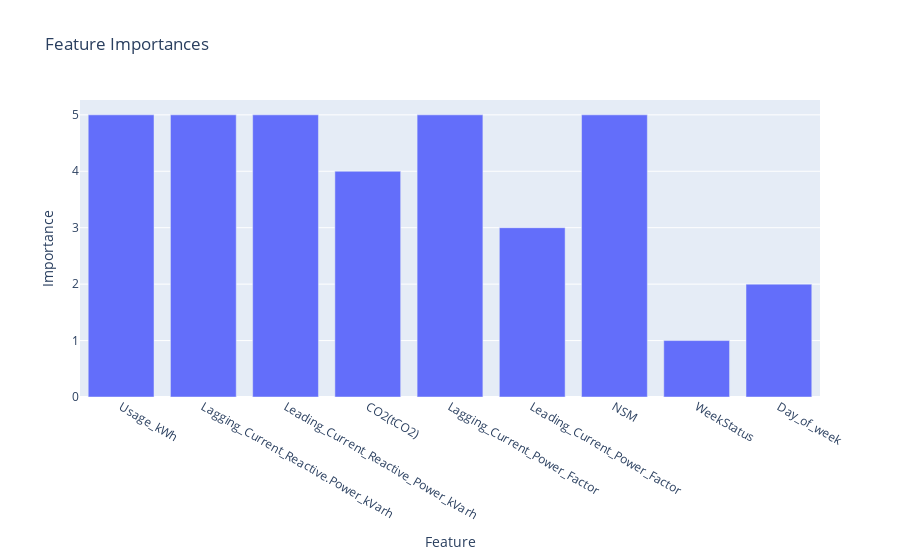

Notebook code cell kept with this figure:
### Code cell
x , y = feature_selection_using_RF(x,y)

### Figure 1 — Plotly figure (JSON) as saved in the notebook; plotly's stock layout.template omitted (floating-point values rounded to 4 significant figures)
{"data": [{"alignmentgroup": "True", "hovertemplate": "Feature=%{x}<br>Importance=%{y}<extra></extra>", "legendgroup": "", "marker": {"color": "#636efa", "pattern": {"shape": ""}}, "name": "", "offsetgroup": "", "orientation": "v", "showlegend": false, "textposition": "auto", "x": ["Usage_kWh", "Lagging_Current_Reactive.Power_kVarh", "Leading_Current_Reactive_Power_kVarh", "CO2(tCO2)", "Lagging_Current_Power_Factor", "Leading_Current_Power_Factor", "NSM", "WeekStatus", "Day_of_week"], "xaxis": "x", "y": [5, 5, 5, 4, 5, 3, 5, 1, 2], "yaxis": "y", "type": "bar"}], "layout": {"xaxis": {"anchor": "y", "domain": [0, 1], "title": {"text": "Feature"}, "type": "category", "range": [-0.5, 8.5], "autorange": true}, "yaxis": {"anchor": "x", "domain": [0, 1], "title": {"text": "Importance"}, "type": "linear", "range": [0, 5.263], "autorange": true}, "legend": {"tracegroupgap": 0}, "title": {"text": "Feature Importances"}, "barmode": "relative", "autosize": true}}
